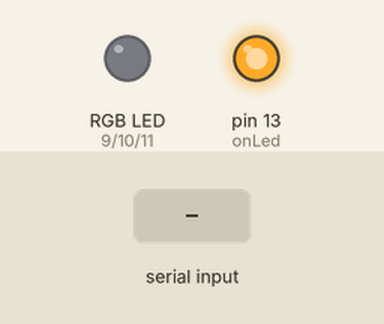
Simulated run of this sketch. Board: Arduino Uno, built with avr-gcc and run on an emulated ATmega328P. On the bench: an RGB LED mixed from three pins (HIGH = lit), output pins drawn as LEDs (lit = HIGH). The test bench sets the inputs (shaded band). Dim RGB values are drawn brighter than linear.

Above: at 1.2 s.
1.3 s: "90,45\n" received over Serial
At 2.1 s:
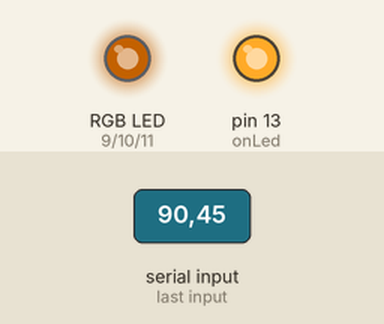
4.3 s: "30,150,10\n" received over Serial
5.8 s: "90,45,200\n" received over Serial
At 6.7 s:
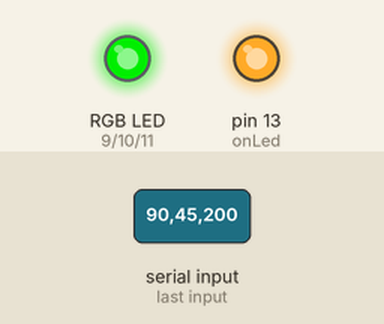
8.5 s: "30,150\n" received over Serial
At 8.8 s:
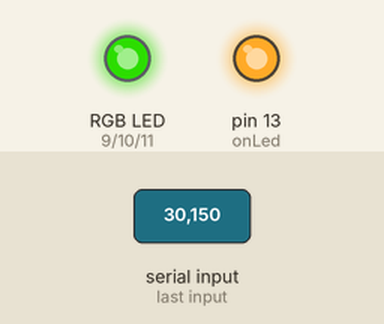
11.5 s: "200\n" received over Serial
At 12.2 s:
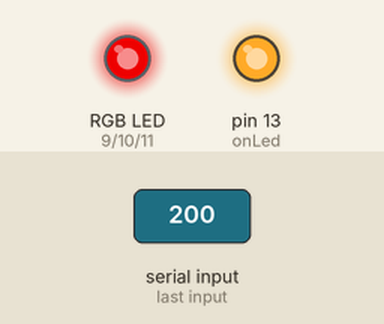
14.5 s: "1,90\n" received over Serial
At 15.7 s:
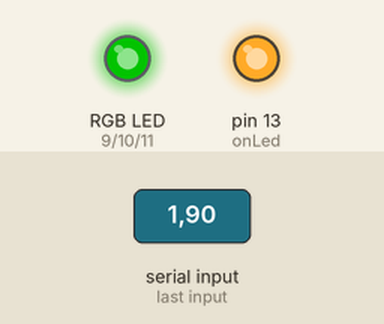
Timing chart, 0 to 17.5 s (numbered marks = the images above; inputs shaded):
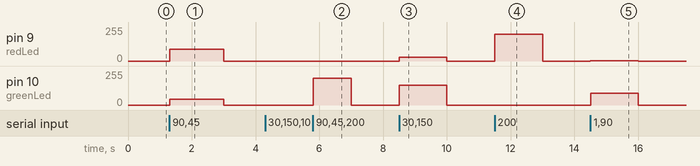

Measured:
- after the input at 1.3 s, pin 9 (redLed): 0/255 → 90/255 at once, → 0/255 1.7 s later; pin 10 (greenLed): 0/255 → 45/255 at once, → 0/255 1.7 s later
- after the input at 5.8 s, pin 10 (greenLed): 0/255 → 200/255 at once, → 0/255 1.2 s later
- after the input at 8.5 s, pin 9 (redLed): 0/255 → 30/255 at once, → 0/255 1.5 s later; pin 10 (greenLed): 0/255 → 150/255 at once, → 0/255 1.5 s later
- after the input at 11.5 s, pin 9 (redLed): 0/255 → 200/255 at once, → 0/255 1.5 s later
- after the input at 14.5 s, pin 9 (redLed): 0/255 → 1/255 at once, → 0/255 1.5 s later; pin 10 (greenLed): 0/255 → 90/255 at once, → 0/255 1.5 s later

The sketch:

AudioLed.ino
```cpp
int colour = 0;
int redLed = 9;
int greenLed = 10;
int blueLed = 11;
int onLed = 13;
int flag = 0;
bool resetDone = true;

void setup() {
  Serial.begin(9600);
  pinMode(redLed, OUTPUT);
  pinMode(greenLed, OUTPUT);
  pinMode(blueLed, OUTPUT);
  pinMode(onLed, OUTPUT);
  digitalWrite(onLed, HIGH);
}

void loop() {
  if(!resetDone && millis() % 1000 == 0){
    if(flag == 0) reset();
    else flag = 0;
  }
  if(Serial.available() > 0){
    resetDone = false;
    flag++;
    switch(colour){
      case 0: analogWrite(redLed, Serial.parseInt()); break;
      case 1: analogWrite(greenLed, Serial.parseInt()); break;
      case 2: analogWrite(blueLed, Serial.parseInt()); break;
      case 3: if(Serial.read() != '|') reset(); break;
    }
    if(colour<3) colour++;
    else colour = 0;
  }
}

void reset(){
  analogWrite(redLed, 0);
  analogWrite(greenLed, 0);
  analogWrite(blueLed, 0);
  colour = 0;
  resetDone = true;
}
```
